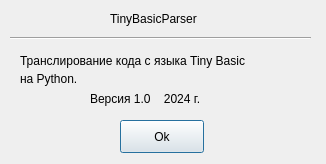
<?xml version="1.0" encoding="UTF-8"?>
<ui version="4.0">
 <class>AboutProgramForm</class>
 <widget class="QDialog" name="AboutProgramForm">
  <property name="geometry">
   <rect>
    <x>0</x>
    <y>0</y>
    <width>326</width>
    <height>164</height>
   </rect>
  </property>
  <property name="windowTitle">
   <string>О программе</string>
  </property>
  <widget class="QLabel" name="label">
   <property name="geometry">
    <rect>
     <x>110</x>
     <y>10</y>
     <width>103</width>
     <height>17</height>
    </rect>
   </property>
   <property name="text">
    <string>TinyBasicParser</string>
   </property>
  </widget>
  <widget class="QPushButton" name="pushButton">
   <property name="geometry">
    <rect>
     <x>120</x>
     <y>120</y>
     <width>84</width>
     <height>33</height>
    </rect>
   </property>
   <property name="text">
    <string>Ok</string>
   </property>
  </widget>
  <widget class="Line" name="line">
   <property name="geometry">
    <rect>
     <x>10</x>
     <y>30</y>
     <width>301</width>
     <height>16</height>
    </rect>
   </property>
   <property name="orientation">
    <enum>Qt::Horizontal</enum>
   </property>
  </widget>
  <widget class="QLabel" name="label_2">
   <property name="geometry">
    <rect>
     <x>20</x>
     <y>40</y>
     <width>281</width>
     <height>41</height>
    </rect>
   </property>
   <property name="tabletTracking">
    <bool>false</bool>
   </property>
   <property name="acceptDrops">
    <bool>false</bool>
   </property>
   <property name="text">
    <string>Транслирование кода с языка Tiny Basic </string>
   </property>
   <property name="scaledContents">
    <bool>true</bool>
   </property>
  </widget>
  <widget class="QLabel" name="label_3">
   <property name="geometry">
    <rect>
     <x>20</x>
     <y>70</y>
     <width>91</width>
     <height>17</height>
    </rect>
   </property>
   <property name="text">
    <string>на Python.</string>
   </property>
  </widget>
  <widget class="QLabel" name="label_4">
   <property name="geometry">
    <rect>
     <x>90</x>
     <y>90</y>
     <width>151</width>
     <height>17</height>
    </rect>
   </property>
   <property name="text">
    <string>Версия 1.0    2024 г.</string>
   </property>
  </widget>
 </widget>
 <resources/>
 <connections/>
</ui>
